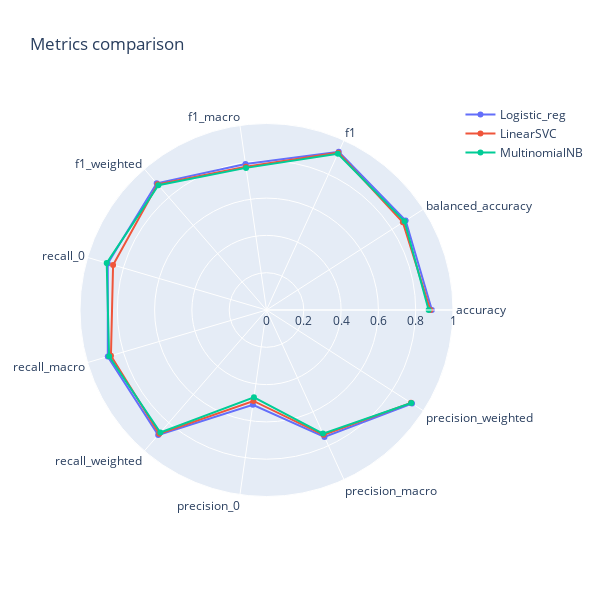

The cell this chart's notebook holds for it:
### Code cell
# top 3 best models
top3 = ["Logistic_reg", "LinearSVC", "MultinomialNB"]
top1 = ["Logistic_reg"]
top3_data = data[data["model"].isin(top3)]
top1_data = data[data["model"].isin(top1)]
plot_radar_mult(top3_data)

### Figure 1 — Plotly figure (JSON) as saved in the notebook; plotly's stock layout.template omitted (floating-point values rounded to 4 significant figures)
{"data": [{"name": "Logistic_reg", "r": [0.8868, 0.8869, 0.9325, 0.7914, 0.899, 0.8871, 0.8869, 0.8868, 0.5133, 0.7482, 0.9274], "theta": ["accuracy", "balanced_accuracy", "f1", "f1_macro", "f1_weighted", "recall_0", "recall_macro", "recall_weighted", "precision_0", "precision_macro", "precision_weighted"], "type": "scatterpolar"}, {"name": "LinearSVC", "r": [0.8783, 0.8693, 0.9274, 0.7766, 0.8916, 0.8574, 0.8693, 0.8783, 0.4927, 0.7357, 0.921], "theta": ["accuracy", "balanced_accuracy", "f1", "f1_macro", "f1_weighted", "recall_0", "recall_macro", "recall_weighted", "precision_0", "precision_macro", "precision_weighted"], "type": "scatterpolar"}, {"name": "MultinomialNB", "r": [0.8693, 0.8796, 0.9212, 0.7699, 0.8853, 0.893, 0.8796, 0.8693, 0.4732, 0.7284, 0.9231], "theta": ["accuracy", "balanced_accuracy", "f1", "f1_macro", "f1_weighted", "recall_0", "recall_macro", "recall_weighted", "precision_0", "precision_macro", "precision_weighted"], "type": "scatterpolar"}], "layout": {"height": 600, "polar": {"angularaxis": {"type": "category"}, "radialaxis": {"autorange": false, "range": [0, 1], "type": "linear", "visible": true}}, "showlegend": true, "title": {"text": "Metrics comparison"}, "width": 600}}
